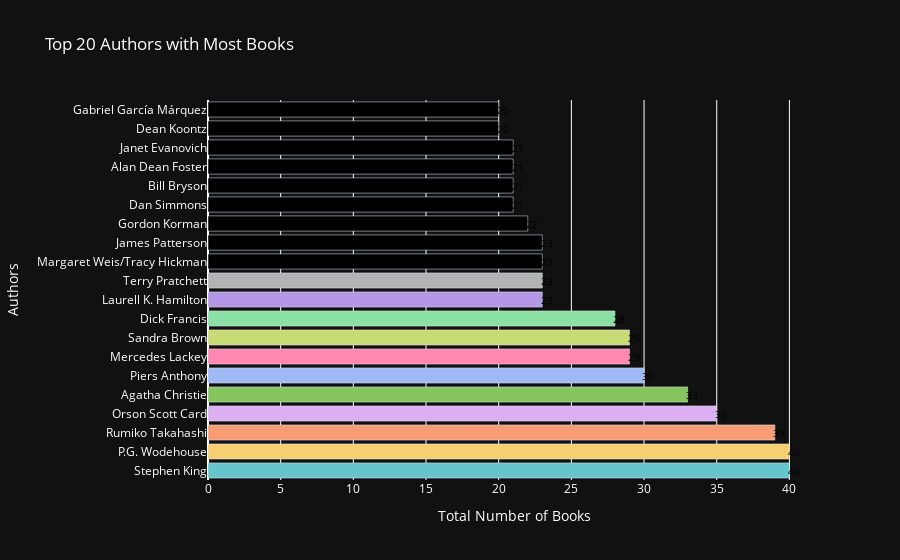

Write notebook code for a chart like this one.
### Code cell
## Which authors have the most books? (Top 20)
# Group the dataframe by authors and count the number of titles for each author
most_books = books_data.groupby('authors')['title'].count().reset_index().sort_values('title', ascending=False).head(20)

# Create a Plotly bar plot
fig = go.Figure(data=[go.Bar(
    x=most_books['title'],
    y=most_books['authors'],
    orientation='h',
    marker=dict(color=colors.qualitative.Pastel)  # Set the bar colors using a qualitative color palette
)])

# Update the layout with dark background and white font
fig.update_layout(
    plot_bgcolor='rgb(17, 17, 17)',  # Dark background color
    paper_bgcolor='rgb(17, 17, 17)',  # Dark background color
    font=dict(color='white'),  # White font color
    title="Top 20 Authors with Most Books",
    xaxis_title="Total Number of Books",
    yaxis_title="Authors"
)

# Add labels to the bars
for i, val in enumerate(most_books['title']):
    fig.add_annotation(
        x=val + 0.3,
        y=most_books['authors'].iloc[i],
        text=str(val),
        font=dict(color='black', size=10),
        showarrow=False
    )

# Show the plot
fig.show()

### Figure 1 — Plotly figure (JSON) as saved in the notebook; plotly's stock layout.template omitted (floating-point values rounded to 4 significant figures)
{"data": [{"marker": {"color": ["rgb(102, 197, 204)", "rgb(246, 207, 113)", "rgb(248, 156, 116)", "rgb(220, 176, 242)", "rgb(135, 197, 95)", "rgb(158, 185, 243)", "rgb(254, 136, 177)", "rgb(201, 219, 116)", "rgb(139, 224, 164)", "rgb(180, 151, 231)", "rgb(179, 179, 179)"]}, "orientation": "h", "type": "bar", "x": [40, 40, 39, 35, 33, 30, 29, 29, 28, 23, 23, 23, 23, 22, 21, 21, 21, 21, 20, 20], "y": ["Stephen King", "P.G. Wodehouse", "Rumiko Takahashi", "Orson Scott Card", "Agatha Christie", "Piers Anthony", "Mercedes Lackey", "Sandra Brown", "Dick Francis", "Laurell K. Hamilton", "Terry Pratchett", "Margaret Weis/Tracy Hickman", "James Patterson", "Gordon Korman", "Dan Simmons", "Bill Bryson", "Alan Dean Foster", "Janet Evanovich", "Dean Koontz", "Gabriel García Márquez"]}], "layout": {"annotations": [{"font": {"color": "black", "size": 10}, "showarrow": false, "text": "40", "x": 40.3, "y": "Stephen King"}, {"font": {"color": "black", "size": 10}, "showarrow": false, "text": "40", "x": 40.3, "y": "P.G. Wodehouse"}, {"font": {"color": "black", "size": 10}, "showarrow": false, "text": "39", "x": 39.3, "y": "Rumiko Takahashi"}, {"font": {"color": "black", "size": 10}, "showarrow": false, "text": "35", "x": 35.3, "y": "Orson Scott Card"}, {"font": {"color": "black", "size": 10}, "showarrow": false, "text": "33", "x": 33.3, "y": "Agatha Christie"}, {"font": {"color": "black", "size": 10}, "showarrow": false, "text": "30", "x": 30.3, "y": "Piers Anthony"}, {"font": {"color": "black", "size": 10}, "showarrow": false, "text": "29", "x": 29.3, "y": "Mercedes Lackey"}, {"font": {"color": "black", "size": 10}, "showarrow": false, "text": "29", "x": 29.3, "y": "Sandra Brown"}, {"font": {"color": "black", "size": 10}, "showarrow": false, "text": "28", "x": 28.3, "y": "Dick Francis"}, {"font": {"color": "black", "size": 10}, "showarrow": false, "text": "23", "x": 23.3, "y": "Laurell K. Hamilton"}, {"font": {"color": "black", "size": 10}, "showarrow": false, "text": "23", "x": 23.3, "y": "Terry Pratchett"}, {"font": {"color": "black", "size": 10}, "showarrow": false, "text": "23", "x": 23.3, "y": "Margaret Weis/Tracy Hickman"}, {"font": {"color": "black", "size": 10}, "showarrow": false, "text": "23", "x": 23.3, "y": "James Patterson"}, {"font": {"color": "black", "size": 10}, "showarrow": false, "text": "22", "x": 22.3, "y": "Gordon Korman"}, {"font": {"color": "black", "size": 10}, "showarrow": false, "text": "21", "x": 21.3, "y": "Dan Simmons"}, {"font": {"color": "black", "size": 10}, "showarrow": false, "text": "21", "x": 21.3, "y": "Bill Bryson"}, {"font": {"color": "black", "size": 10}, "showarrow": false, "text": "21", "x": 21.3, "y": "Alan Dean Foster"}, {"font": {"color": "black", "size": 10}, "showarrow": false, "text": "21", "x": 21.3, "y": "Janet Evanovich"}, {"font": {"color": "black", "size": 10}, "showarrow": false, "text": "20", "x": 20.3, "y": "Dean Koontz"}, {"font": {"color": "black", "size": 10}, "showarrow": false, "text": "20", "x": 20.3, "y": "Gabriel García Márquez"}], "font": {"color": "white"}, "paper_bgcolor": "rgb(17, 17, 17)", "plot_bgcolor": "rgb(17, 17, 17)", "title": {"text": "Top 20 Authors with Most Books"}, "xaxis": {"title": {"text": "Total Number of Books"}}, "yaxis": {"title": {"text": "Authors"}}}}
